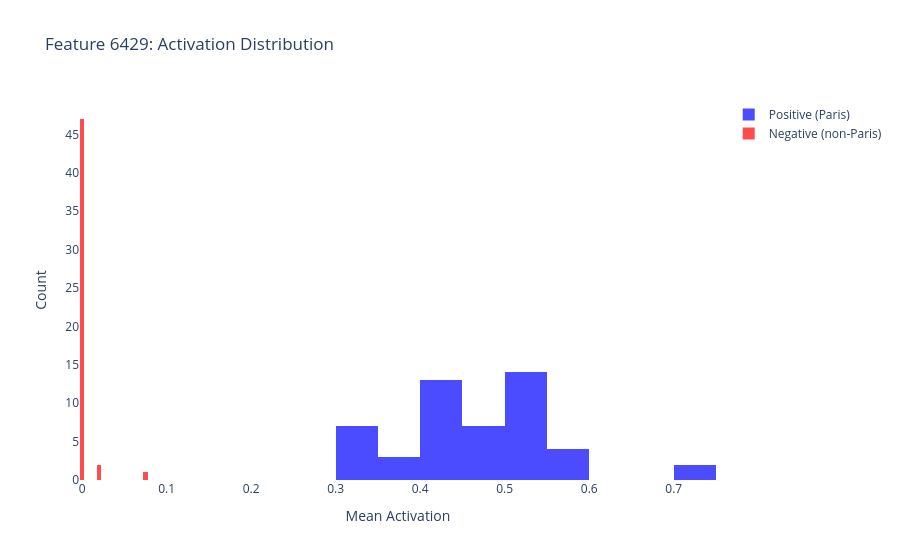

Notebook cell for this chart:
### Markdown cell above
## Visualization 3: Activation Distribution — Positive vs Negative Prompts

A well-separated distribution is strong evidence of monosemanticity. If the feature activates strongly and consistently on Paris prompts but stays near zero on non-Paris prompts, it behaves like a reliable detector for a single concept.

### Code cell
import plotly.graph_objects as go

# Compute mean activation of feature 6429 for each prompt
pos_acts = [features_dict[f'positive_{i}']['features'][..., 6429].mean().item() for i in range(50)]
neg_acts = [features_dict[f'negative_{i}']['features'][..., 6429].mean().item() for i in range(50)]

fig = go.Figure()
fig.add_trace(go.Histogram(x=pos_acts, name='Positive (Paris)', opacity=0.7, marker_color='blue'))
fig.add_trace(go.Histogram(x=neg_acts, name='Negative (non-Paris)', opacity=0.7, marker_color='red'))
fig.update_layout(
    barmode='overlay',
    title='Feature 6429: Activation Distribution',
    xaxis_title='Mean Activation',
    yaxis_title='Count',
    plot_bgcolor='white',
)
fig.show()

### Figure 1 — Plotly figure (JSON) as saved in the notebook; plotly's stock layout.template omitted (floating-point values rounded to 4 significant figures)
{"data": [{"marker": {"color": "blue"}, "name": "Positive (Paris)", "opacity": 0.7, "type": "histogram", "x": [0.5464, 0.526, 0.5464, 0.5919, 0.4046, 0.5074, 0.7103, 0.4735, 0.4046, 0.5074, 0.5074, 0.5464, 0.4046, 0.4178, 0.4735, 0.3094, 0.4735, 0.7103, 0.5919, 0.4439, 0.5464, 0.4735, 0.4735, 0.4383, 0.4439, 0.4735, 0.5919, 0.4439, 0.3229, 0.4383, 0.3382, 0.3229, 0.5074, 0.3287, 0.4735, 0.5464, 0.5464, 0.4439, 0.4046, 0.3946, 0.5074, 0.5074, 0.5074, 0.4383, 0.3088, 0.3946, 0.3094, 0.5919, 0.4439, 0.388]}, {"marker": {"color": "red"}, "name": "Negative (non-Paris)", "opacity": 0.7, "type": "histogram", "x": [0, 0, 0, 0, 0, 0, 0, 0, 0, 0, 0, 0, 0, 0, 0, 0, 0, 0, 0, 0, 0.07261, 0, 0, 0, 0, 0, 0.02145, 0, 0, 0, 0, 0, 0, 0, 0, 0, 0.01815, 0, 0, 0, 0, 0, 0, 0, 0, 0, 0, 0, 0, 0]}], "layout": {"barmode": "overlay", "plot_bgcolor": "white", "title": {"text": "Feature 6429: Activation Distribution"}, "xaxis": {"title": {"text": "Mean Activation"}}, "yaxis": {"title": {"text": "Count"}}}}
